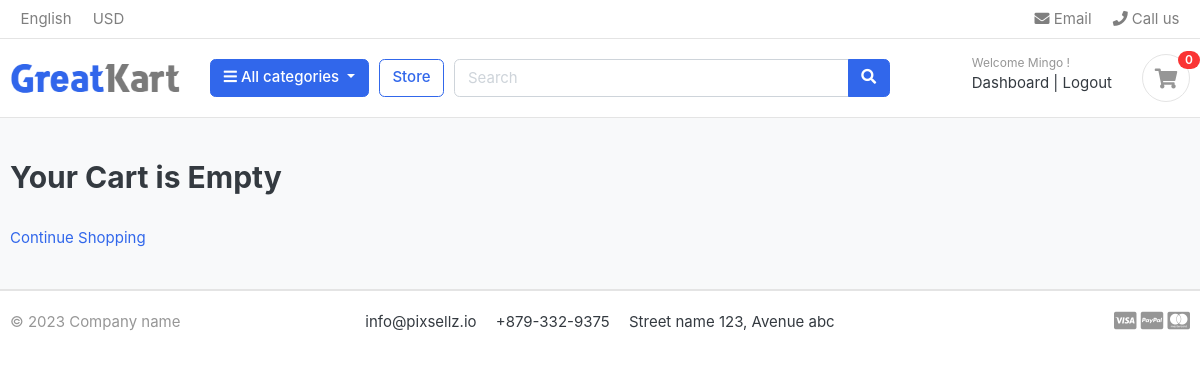
Before: /cart/ (signed in) with the older database file.
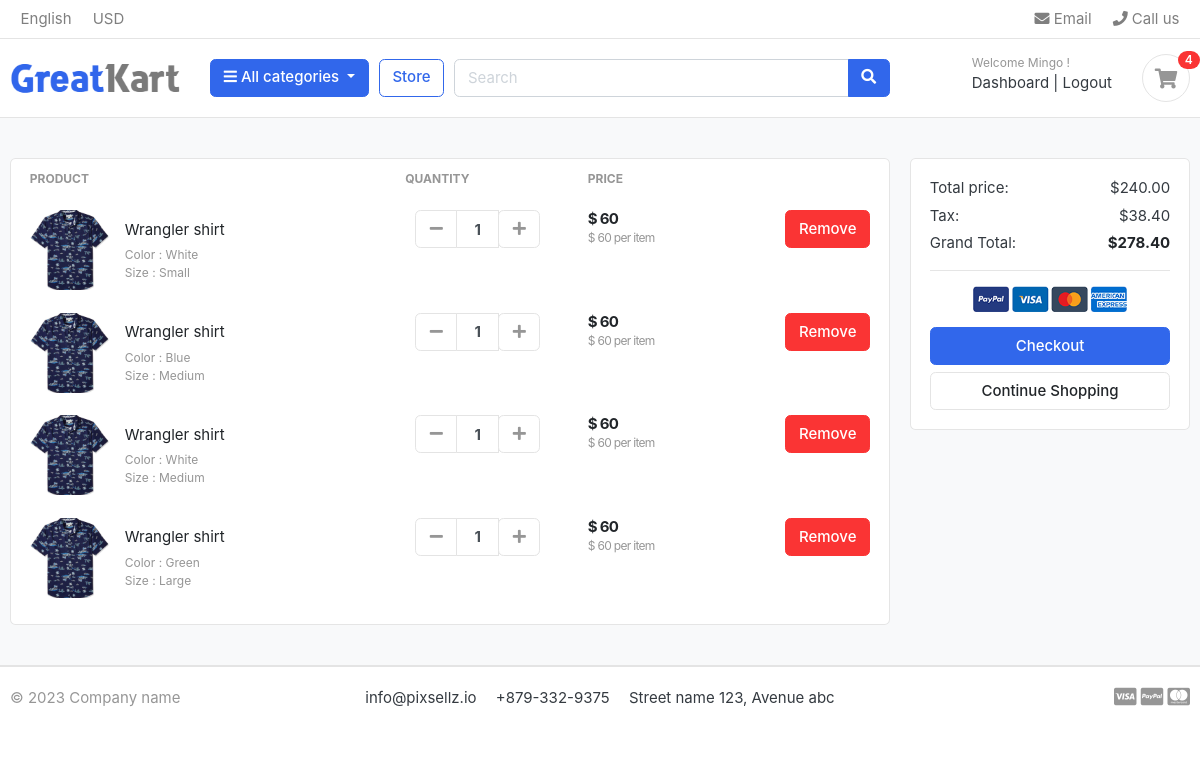
After: the same page with the newer database file.
### accounts/models.py (models this page shows, shortened)
class Account(AbstractBaseUser):                                                                                        #governs users behavior
    first_name = models.CharField(max_length=150)
    last_name = models.CharField(max_length=150)
    username = models.CharField(max_length=100,unique=True)
    email = models.EmailField(max_length=150, unique=True)
    phone_number = models.CharField(max_length=100)
    date_joined = models.DateTimeField(auto_now_add=True)
    last_login = models.DateTimeField(auto_now_add=True)
    is_admin =models.BooleanField(default=False)
    is_staff = models.BooleanField(default=False)
    is_active = models.BooleanField(default=False)
    is_superadmin = models.BooleanField(default=False)
    USERNAME_FIELD = 'email'                                                                                            #logging in with email                                                                                #logging in with email address
    REQUIRED_FIELDS = ['username','first_name','last_name']
    objects = MyAccountManager()
    class Meta:
        verbose_name = 'account'
        verbose_name_plural = 'accounts'

### carts/models.py (models this page shows, shortened)
class CartItem(models.Model):
    user=models.ForeignKey(Account,on_delete=models.CASCADE, null=True)
    product=models.ForeignKey(Product,on_delete=models.CASCADE)
    cart = models.ForeignKey(Cart, on_delete=models.CASCADE, null=True)
    variations = models.ManyToManyField(Variation,blank=True)
    quantity = models.IntegerField()
    is_active = models.BooleanField(default=True)
    def sub_total(self):
        return self.product.price * self.quantity

### store/models.py (models this page shows, shortened)
class Product(models.Model):
    product_name= models.CharField(max_length=200,unique=True)
    slug = models.SlugField(max_length=200,unique=True)
    description = models.TextField(max_length=500,blank=True)
    price = models.IntegerField()
    images = models.ImageField(upload_to='photos/products')
    stock = models.IntegerField()
    is_available = models.BooleanField(default=True)                                                                    #by default always available
    category = models.ForeignKey(Category, on_delete=models.CASCADE)                                                    #deleting a category removes products associated with it
    created_date = models.DateTimeField(auto_now_add=True)
    modified_date = models.DateTimeField(auto_now=True)
    def get_url(self):                                                                                                  #accessing the slug of category and product, generating url
        return reverse('product_detail',args=[self.category.slug, self.slug])                                           #of a specific product

class Variation(models.Model):
    product = models.ForeignKey(Product,on_delete=models.CASCADE)
    variation_category = models.CharField(max_length=150,choices=variation_category_choice)
    variation_value = models.CharField(max_length=150)
    is_active = models.BooleanField(default=True)
    created_date = models.DateTimeField(auto_now=True)
    objects = VariationManager()

### carts/views.py (the view, shortened to what this page needs)
# urls.py: path('',views.cart, name='cart'),
def cart(request, total=0, quantity=0,cart_items=None):
    try:
        tax=0
        grand_total=0
        if request.user.is_authenticated:
            cart_items=CartItem.objects.filter(user=request.user,is_active=True)
        for cart_item in cart_items:
            total +=(cart_item.product.price * cart_item.quantity)                                                      #subtotal, product price by its quantity, adding to the total
            quantity += cart_item.quantity                                                                              #adding the quantity of every cart item to the overall one
        tax = (16 * total)/100
        grand_total = total +tax
    except ObjectDoesNotExist:
        pass                                                                                                            #in case no cart exists throw an exception
    context = {
        'total': "{:.2f}".format(total),
        'quantity':quantity,
        'cart_items':cart_items,
        'tax': "{:.2f}".format(tax),
        'grand_total': "{:.2f}".format(grand_total),
    }
    return render(request, 'store/cart.html', context)

### carts/views.py (called while the page is built)
def _cart_id(request):                                                                                                  #private function
    cart = request.session.session_key                                                                                  #session id
    if not cart:
        cart = request.session.create()                                                                                 #if there is no session_key a new one is created
    return cart

### category/context_processor.py (called while the page is built)
def menu_links(request):
    links = Category.objects.all()                                                                                      #fetching all the categories
    return dict(links=links)                                                                                            #returning a dictionary with key links connected to category queryset

### category/models.py (called while the page is built)
    def get_url(self):                                                                                                  #category url
        return reverse ('products_by_category', args=[self.slug])

### templates/store/cart.html (shortened to what this page needs)
{% extends 'base.html' %}
{% load static %}
{% block content %}
<section class="section-content padding-y bg">
<div class="container">
{%  if not cart_items %}
    <h2>Your Cart is Empty</h2>
    <br>
    <div class="text_center">
        <a href="{% url 'store' %}" class="btn-btn-primary">Continue Shopping</a>
    </div>
{% else %}
<div class="row">
	<aside class="col-lg-9">
<div class="card">
<table class="table table-borderless table-shopping-cart">
<thead class="text-muted">
<tr class="small text-uppercase">
  <th scope="col">Product</th>
  <th scope="col" width="120">Quantity</th>
  <th scope="col" width="120">Price</th>
  <th scope="col" class="text-right" width="200"> </th>
</tr>
</thead>
<tbody>
{% for cart_item in cart_items %}
<tr>
	<td>
		<figure class="itemside align-items-center">
			<div class="aside"><img src="{{ cart_item.product.images.url }}" class="img-sm"></div>
			<figcaption class="info">
				<a href="{{  cart_item.product.get_url }}" class="title text-dark">{{ cart_item.product.product_name }}</a>
				<p class="text-muted small">
                {% if cart_item.variations.all %}
                  {% for item in cart_item.variations.all %}
                    {{  item.variation_category| capfirst }} : {{ item.variation_value| capfirst }}<br>
                  {% endfor %}
                {% endif %}
                </p>
			</figcaption>
		</figure>
	</td>
	<td>
    		<div class="col">
						<div class="input-group input-spinner">
							<div class="input-group-prepend">
							<a href="{% url 'remove_cart' cart_item.product.id cart_item.id %}" class="btn btn-light" type="button" id="button-minus"> <i class="fa fa-minus"></i> </a>
							</div>
							<input type="text" class="form-control"  value="{{ cart_item.quantity }}">
							<div class="input-group-append">
								<form action="{% url 'add_cart' cart_item.product.id %}" method="POST">
									<button class="btn btn-light" type="submit" id="button-plus"> <i class="fa fa-plus"></i> </button>
								</form>
							</div>
						</div>
            </div>
	</td>
	<td>
		<div class="price-wrap">
			<var class="price">$ {{ cart_item.sub_total }}</var>
			<small class="text-muted"> $ {{ cart_item.product.price }} per item </small>
		</div>
	</td>
	<td class="text-right">
	<a href="{% url 'remove_cart_item' cart_item.product.id cart_item.id %}" onclick="return confirm('Are you sure you want to delete this item?')" class="btn btn-danger"> Remove</a>
	</td>
</tr>
{% endfor %}
</tbody>
</table>
</div>
	</aside>
	<aside class="col-lg-3">
		<div class="card">
		<div class="card-body">
			<dl class="dlist-align">
			  <dt>Total price:</dt>
			  <dd class="text-right">${{ total }}</dd>
			</dl>
			<dl class="dlist-align">
			  <dt>Tax:</dt>
			  <dd class="text-right"> ${{ tax }}</dd>
			</dl>
			<dl class="dlist-align">
			  <dt>Grand Total:</dt>
			  <dd class="text-right text-dark b"><strong>${{ grand_total }}</strong></dd>
			</dl>
			<hr>
			<p class="text-center mb-3">
				<img src="{% static './images/misc/payments.png' %}" height="26">
			</p>
			<a href="{% url 'checkout' %}" class="btn btn-primary btn-block"> Checkout </a>
			<a href="{%  url 'store' %}" class="btn btn-light btn-block">Continue Shopping</a>
		</div>
		</div>
</aside>
</div>
{% endif %}
</div>
</section>
{% endblock %}

### templates/base.html (shortened to what this page needs)
{%  load static %}
<!DOCTYPE HTML>
<html lang="en">
<head>
<link href="{%  static 'css/bootstrap.css' %}" rel="stylesheet" type="text/css"/>
<link href="{%  static 'fonts/fontawesome/css/all.min.css' %}" type="text/css" rel="stylesheet">
<link href=" {%  static 'css/ui.css' %}" rel="stylesheet" type="text/css"/>
<link href=" {% static 'css/responsive.css' %}" rel="stylesheet" media="only screen and (max-width: 1200px)" />
</head>
<body>
{% include 'includes/navbar.html' %}
    {% block content %}
    {% endblock %}
{% include 'includes/footer.html' %}

### templates/includes/navbar.html (shortened to what this page needs)
{%  load static %}
<header class="section-header">
<nav class="navbar p-md-0 navbar-expand-sm navbar-light border-bottom">
<div class="container">
  <div class="collapse navbar-collapse" id="navbarTop4">
    <ul class="navbar-nav mr-auto">
    	<li class="nav-item dropdown">
		 	<a href="#" class="nav-link">   English </a>
		</li>
		<li class="nav-item dropdown">
			<a href="#" class="nav-link"> USD </a>
		</li>
    </ul>
    <ul class="navbar-nav">
		<li><a href="#" class="nav-link"> <i class="fa fa-envelope"></i> Email </a></li>
		<li><a href="#" class="nav-link"> <i class="fa fa-phone"></i> Call us </a></li>
	</ul>
  </div>
</div>
</nav>
<section class="header-main border-bottom">
	<div class="container">
<div class="row align-items-center">
	<div class="col-lg-2 col-md-3 col-6">
		<a href="{% url 'home' %}" class="brand-wrap">
			<img class="logo" src="{% static  './images/logo.png' %}">
		</a>
	</div>
	<div class="col-lg col-sm col-md col-6 flex-grow-0">
		<div class="category-wrap dropdown d-inline-block float-right">
			<button type="button" class="btn btn-primary dropdown-toggle" data-toggle="dropdown">
				<i class="fa fa-bars"></i> All categories
			</button>
		</div>
	</div>
	<a href="{%  url 'store' %}" class="btn btn-outline-primary">Store</a>
	<div class="col-lg  col-md-6 col-sm-12 col">
		<form action="{% url 'search' %}" class="search" method="GET">
			<div class="input-group w-100">
			    <input type="text" class="form-control" style="width:60%;" placeholder="Search" name="keyword">
			    <div class="input-group-append">
			      <button class="btn btn-primary" type="submit">
			        <i class="fa fa-search"></i>
			      </button>
			    </div>
		    </div>
		</form>
	</div>
	<div class="col-lg-3 col-sm-6 col-8 order-2 order-lg-3">
				<div class="d-flex justify-content-end mb-3 mb-lg-0">
                    {% if user.id is None %}
					<div class="widget-header">
						<small class="title text-muted">Welcome guest!</small>
						<div>
							<a href="{% url 'login' %}">Sign in</a> <span class="dark-transp"> | </span>
							<a href="{% url 'register' %}"> Register</a>
						</div>
					</div>
                    {% else %}
                    		<div class="widget-header">
						<small class="title text-muted">Welcome {{ user.first_name }}!</small>
						<div>
							<a href="{%url 'dashboard' %}">Dashboard</a> <span class="dark-transp"> | </span>
							<a href="{% url 'logout' %}"> Logout</a>
						</div>
                    </div>
                    {% endif %}
					<a href="{% url 'cart' %}" class="widget-header pl-3 ml-3">
						<div class="icon icon-sm rounded-circle border"><i class="fa fa-shopping-cart"></i></div>
						<span class="badge badge-pill badge-danger notify">{{ cart_count }}</span>
					</a>
				</div>
			</div>
</div>
	</div>
</section>
</header>

### templates/includes/footer.html
<footer class="section-footer border-top">
	<div class="container">
		<section class="footer-bottom border-top row">
			<div class="col-md-2">
				<p class="text-muted"> &copy 2023 Company name </p>
			</div>
			<div class="col-md-8 text-md-center">
				<span  class="px-2">info@pixsellz.io</span>
				<span  class="px-2">+879-332-9375</span>
				<span  class="px-2">Street name 123, Avenue abc</span>
			</div>
			<div class="col-md-2 text-md-right text-muted">
				<i class="fab fa-lg fa-cc-visa"></i>
				<i class="fab fa-lg fa-cc-paypal"></i>
				<i class="fab fa-lg fa-cc-mastercard"></i>
			</div>
		</section>
	</div>
</footer>

### static/css/ui.css (style rules this page uses)
html { font-family: "Inter", sans-serif; font-size: 15px; }
.price-wrap { letter-spacing: -0.7px; }
.icon-xs, .icon-sm, .icon-md, .icon-lg { display: inline-block; text-align: center; flex-shrink: 0; flex-grow: 0; }
.icon-sm { width: 48px; height: 48px; line-height: 48px !important; font-size: 20px; }
.img-xs, .img-sm, .img-md, .img-lg { -o-object-fit: cover; object-fit: cover; flex-shrink: 0; flex-grow: 0; }
.img-sm { width: 80px; height: 80px; }
.padding-y { padding-top: 40px; padding-bottom: 40px; }
var { font-style: normal; }
figure { margin-bottom: 0; }
.bg { background-color: #f8f9fa; }
.b { font-weight: 600; }
p:last-child { margin-bottom: 0; }
.header-main { position: relative; padding-top: 1rem; padding-bottom: 1rem; }
.brand-wrap .logo, .navbar-brand .logo { margin-right: 7px; max-height: 42px; display: inline-block; }
.widget-header { display: inline-block; vertical-align: middle; position: relative; }
.widget-header a { color: #343a40; }
.widget-header i { color: #969696; }
.widget-header .title { display: block; }
.widget-header .notify { position: absolute; top: -3px; right: -10px; }
.footer-bottom { padding-top: 20px; padding-bottom: 20px; }
.btn-light { background-color: #fff; border-color: #e4e4e4; }
.btn-light i { color: #969696; }
.itemside { position: relative; display: flex; width: 100%; }
.itemside .aside { position: relative; flex-shrink: 0; }
.itemside .info { padding-left: 15px; padding-right: 7px; }
.itemside p { margin-bottom: 0; }
.itemside .title { display: block; margin-bottom: 5px; color: #212529; }
[class*=dlist-] { margin-bottom: 5px; }
[class*=dlist-] dd { margin-bottom: 0; }
.dlist-align { display: flex; }
.dlist-align dt { width: 150px; word-wrap: break-word; font-weight: normal; }
.dlist-align dd { flex-grow: 1; }
.notify { position: absolute; top: -4px; right: -10px; display: inline-block; padding: 0.25em 0.6em; font-size: 12px; line-height: 1; text-align: center; border-radius: 3rem; color: #fff; background-color: #fa3434; }
.price { font-weight: 600; color: #212529; }
.input-spinner { width: 125px; flex-wrap: nowrap; display: inline-flex; vertical-align: middle; }
.input-spinner input.form-control { text-align: center; max-width: 46px; font-weight: bold; flex-basis: 46px; border-color: #e4e4e4; flex-grow: 0; }
.input-spinner .btn { width: 42px; text-align: center; padding-left: 0.5rem; padding-right: 0.5rem; }
.table-shopping-cart.table td, .table-shopping-cart.table th { padding-left: 1.25rem; padding-right: 1.25rem; }
.table-shopping-cart .price-wrap { line-height: 1.2; }
.table-shopping-cart .price { font-weight: bold; margin-right: 5px; display: block; }

Changed rows visible on the page:
added CartItem: product.images (picture), product.product_name "Wrangler shirt", quantity "1", sub_total "60", product.price "60"
now on this page (row unchanged): Variation: variation_category "Color", variation_value "White"
now on this page (row unchanged): Variation: variation_category "Size", variation_value "Small", shown under "Wrangler shirt"
added CartItem: product.images (picture), product.product_name "Wrangler shirt", quantity "1", sub_total "60", product.price "60"
now on this page (row unchanged): Variation: variation_category "Color", variation_value "Blue", shown under "Wrangler shirt"
now on this page (row unchanged): Variation: variation_category "Size", variation_value "Medium"
added CartItem: product.images (picture), product.product_name "Wrangler shirt", quantity "1", sub_total "60", product.price "60"
added CartItem: product.images (picture), product.product_name "Wrangler shirt", quantity "1", sub_total "60", product.price "60"
now on this page (row unchanged): Variation: variation_category "Color", variation_value "Green", shown under "Wrangler shirt"
now on this page (row unchanged): Variation: variation_category "Size", variation_value "Large", shown under "Wrangler shirt"
Other visible differences:
{{ cart_count }}: "0" → "4"
{{ total }}: (not shown) → "240.00"
{{ tax }}: (not shown) → "38.40"
{{ grand_total }}: (not shown) → "278.40"
text no longer shown: "Your Cart is Empty"
text now shown: "PRODUCT QUANTITY PRICE Total price: $ Tax: $ Grand Total: $ Checkout"
